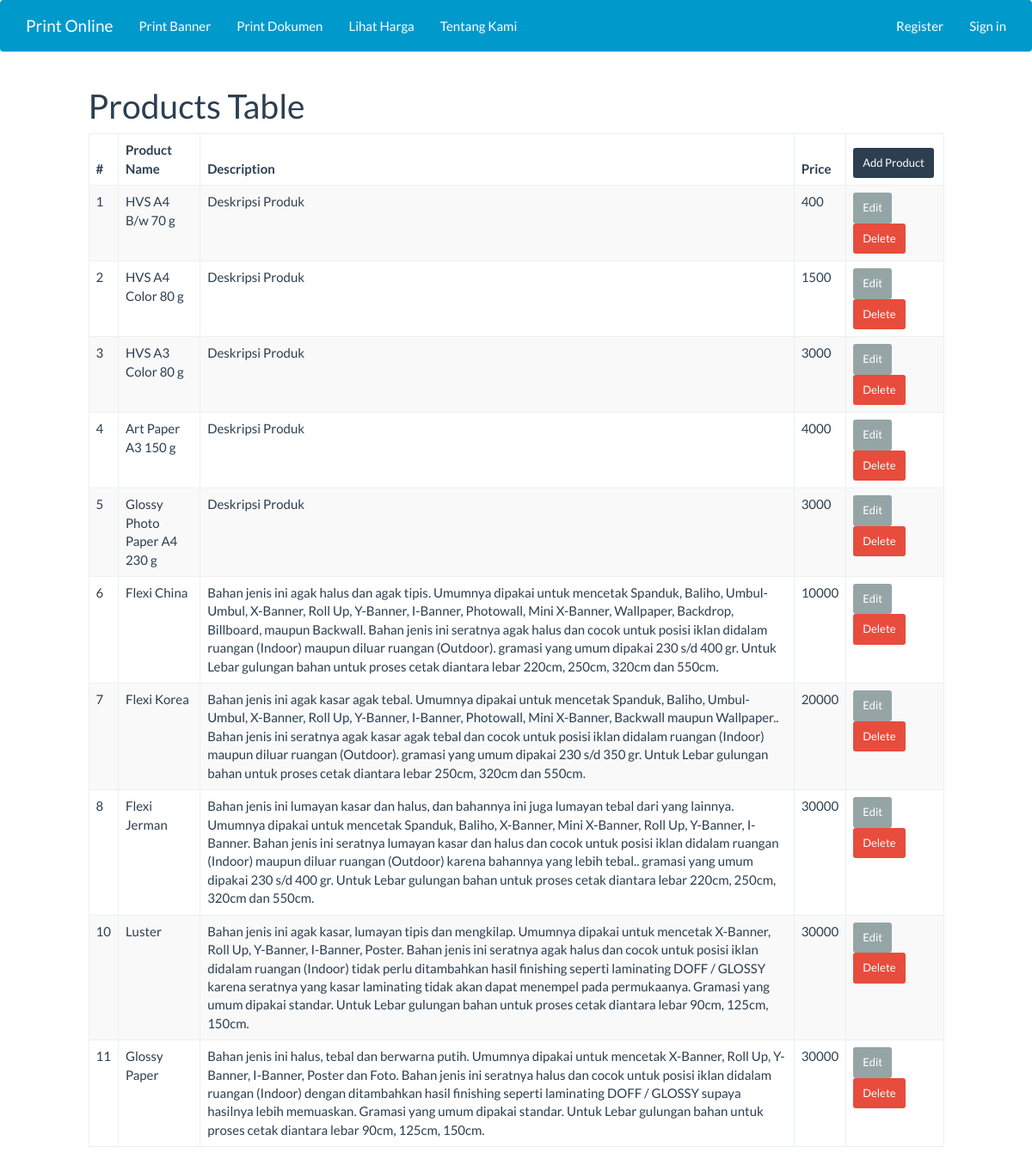
Page /index.php/admin/products on the committed database.
### tables this page shows
CREATE TABLE `products` (
  `id` int(10) NOT NULL,
  `name` varchar(100) NOT NULL,
  `description` text NOT NULL,
  `price` int(10) NOT NULL,
  `image` text NOT NULL
);

### application/controllers/admin/products.php (called while the page is built, shortened)
<?php
class Products extends CI_Controller {
  public function __construct(){
    $this->load->model('model_products');
  }
  public function index(){
    $data['products'] = $this->model_products->all();
    $data['title'] = 'Lihat Harga';
    $this->load->view('templates/header');
    $this->load->view('backend/view_all_products', $data);
    $this->load->view('templates/footer');
  }
}
?>

### index.php (called while the page is built, shortened)
<?php
require_once BASEPATH.'core/CodeIgniter.php';

### application/models/model_products.php (called while the page is built, shortened)
<?php
class Model_products extends CI_Model {
  public function all(){
    $result = $this->db->get('products');
    if($result->num_rows() > 0){
      return $result->result();
    } else {
      return array();
    }
  }
}
?>

### application/views/backend/view_all_products.php (the view, shortened to what this page needs)
<div class="row">
    <div class="col-md-1"></div>
    <div class="col-md-10">
      <h1>Products Table</h1>
      <table id="myTable" class="table table-striped table-bordered table-hover">
        <thead>
          <tr>
            <th>#</th>
            <th>Product Name</th>
            <th>Description</th>
            <th>Price</th>
            <th>
              <?=anchor('admin/products/create','Add Product', ['class'=>'btn btn-primary btn-sm'])?>
            </th>
          </tr>
        </thead>
        <tbody>
          <?php foreach($products as $product) : ?>
          <tr>
            <td><?=$product->id?></td>
            <td><?=$product->name?></td>
            <td><?=$product->description?></td>
            <td><?=$product->price?></td>
            <td>
              <?=anchor('admin/products/update/' . $product->id, 'Edit', ['class'=>'btn btn-default btn-sm'])?>
              <?=anchor('admin/products/delete/' . $product->id, 'Delete', ['class'=>'btn btn-danger btn-sm', 'onclick'=>'return confirm(\'Apakah anda yakin?\')'])?>
            </td>
          </tr>
        <?php endforeach; ?>
        </tbody>
      </table>
    </div>
    <div class="col-md-1"></div>
  </div>

### rows in the picture
products: id "1", name "HVS A4 B/w 70 g", description "Deskripsi Produk", price "400", id "Edit", id "Delete"
products: id "2", name "HVS A4 Color 80 g", description "Deskripsi Produk", price "1500", id "Edit", id "Delete"
products: id "3", name "HVS A3 Color 80 g", description "Deskripsi Produk", price "3000", id "Edit", id "Delete"
products: id "4", name "Art Paper A3 150 g", description "Deskripsi Produk", price "4000", id "Edit", id "Delete"
products: id "5", name "Glossy Photo Paper A4 230 g", description "Deskripsi Produk", price "3000", id "Edit", id "Delete"
products: id "6", name "Flexi China", description "Bahan jenis ini agak halus dan agak tipis. Umumnya dipakai untuk mencetak Spanduk, Baliho, Umbul-Umbul, X-Banner, Roll Up, Y-Banner, I-Banner, Photowall, Mini X-Banner, Wallpaper, Backdrop, Billboard, maupun Backwall. Bahan jenis ini seratnya agak halus dan cocok untuk posisi iklan didalam ruangan (Indoor) maupun diluar ruangan (Outdoor). gramasi yang umum dipakai 230 s/d 400 gr. Untuk Lebar gulungan bahan untuk proses cetak diantara lebar 220cm, 250cm, 320cm dan 550cm.", price "10000", id "Edit", id "Delete"
products: id "7", name "Flexi Korea", description "Bahan jenis ini agak kasar agak tebal. Umumnya dipakai untuk mencetak Spanduk, Baliho, Umbul-Umbul, X-Banner, Roll Up, Y-Banner, I-Banner, Photowall, Mini X-Banner, Backwall maupun Wallpaper.. Bahan jenis ini seratnya agak kasar agak tebal dan cocok untuk posisi iklan didalam ruangan (Indoor) maupun diluar ruangan (Outdoor). gramasi yang umum dipakai 230 s/d 350 gr. Untuk Lebar gulungan bahan untuk proses cetak diantara lebar 250cm, 320cm dan 550cm.", price "20000", id "Edit", id "Delete"
products: id "8", name "Flexi Jerman", description "Bahan jenis ini lumayan kasar dan halus, dan bahannya ini juga lumayan tebal dari yang lainnya. Umumnya dipakai untuk mencetak Spanduk, Baliho, X-Banner, Mini X-Banner, Roll Up, Y-Banner, I-Banner. Bahan jenis ini seratnya lumayan kasar dan halus dan cocok untuk posisi iklan didalam ruangan (Indoor) maupun diluar ruangan (Outdoor) karena bahannya yang lebih tebal.. gramasi yang umum dipakai 230 s/d 400 gr. Untuk Lebar gulungan bahan untuk proses cetak diantara lebar 220cm, 250cm, 320cm dan 550cm.", price "30000", id "Edit", id "Delete"
products: id "10", name "Luster", description "Bahan jenis ini agak kasar, lumayan tipis dan mengkilap. Umumnya dipakai untuk mencetak X-Banner, Roll Up, Y-Banner, I-Banner, Poster. Bahan jenis ini seratnya agak halus dan cocok untuk posisi iklan didalam ruangan (Indoor) tidak perlu ditambahkan hasil finishing seperti laminating DOFF / GLOSSY karena seratnya yang kasar laminating tidak akan dapat menempel pada permukaanya. Gramasi yang umum dipakai standar. Untuk Lebar gulungan bahan untuk proses cetak diantara lebar 90cm, 125cm, 150cm.", price "30000", id "Edit", id "Delete"
products: id "11", name "Glossy Paper", description "Bahan jenis ini halus, tebal dan berwarna putih. Umumnya dipakai untuk mencetak X-Banner, Roll Up, Y-Banner, I-Banner, Poster dan Foto. Bahan jenis ini seratnya halus dan cocok untuk posisi iklan didalam ruangan (Indoor) dengan ditambahkan hasil finishing seperti laminating DOFF / GLOSSY supaya hasilnya lebih memuaskan. Gramasi yang umum dipakai standar. Untuk Lebar gulungan bahan untuk proses cetak diantara lebar 90cm, 125cm, 150cm.", price "30000", id "Edit", id "Delete"
